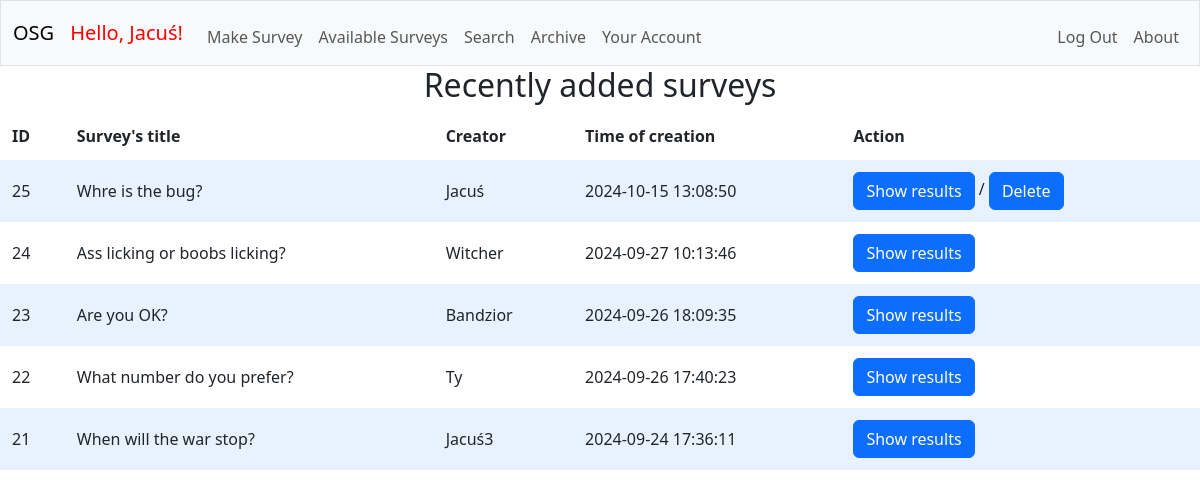
Screenshot of / (signed in) with the database file from the repository.
### tables this page shows
CREATE TABLE users (id INTEGER PRIMARY KEY AUTOINCREMENT NOT NULL, username TEXT NOT NULL, hash TEXT NOT NULL);

CREATE TABLE surveys (id INTEGER PRIMARY KEY AUTOINCREMENT NOT NULL, creator TEXT NOT NULL, question TEXT NOT NULL, time DATETIME NOT NULL, status TEXT NOT NULL DEFAULT 'active', FOREIGN KEY (creator) REFERENCES users(id));

### app.py (the view)
@app.route("/")
@login_required
def index():
    username = db.execute("SELECT username FROM users WHERE id = ?", session["user_id"])[0]["username"]
    surveys = db.execute("SELECT surveys.id AS survey_id, surveys.question, surveys.time, users.username FROM surveys JOIN users ON users.id = surveys.creator WHERE status = 'active' ORDER BY survey_id DESC LIMIT 5")
    user = db.execute("SELECT username FROM users WHERE id = ?", session["user_id"])[0]["username"]
    vote_check = []
    surveys_voted = db.execute("SELECT * FROM voted WHERE user = ?", session['user_id'])
    for survey in surveys_voted:
        vote_check.append(survey['survey'])
    return render_template("index.html", username=username, surveys=surveys, user=user, vote_check=vote_check)

### app.py (called while the page is built)
@app.after_request
def after_request(response):
    response.headers["Cache-Control"] = "no-cache, no-store, must-revalidate"
    response.headers["Expires"] = 0
    response.headers["Pragma"] = "no-cache"
    return response

### helpers.py (called while the page is built)
def login_required(f):
    @wraps(f) #keeps the attributes of the original function
    def decorated_function(*args, **kwargs):
        if session.get("user_id") is None:
            return redirect('/osurgen/login')
        return f(*args, **kwargs)
    return decorated_function

### templates/index.html (shortened to what this page needs)
{% extends "layout.html" %}
{% block main %}
    <h2 class="popup">Recently added surveys</h2>
    <table>
        <thead>
            <tr>
                <th>ID</th>
                <th>Survey's title</th>
                <th>Creator</th>
                <th>Time of creation</th>
                <th>Action</th>
            </tr>
        </thead>
        <tbody>
            {% for survey in surveys %}
                <form action="/osurgen/handle_form" method="post">
                    <tr>
                        <td>{{ survey['survey_id'] }}</td>
                        <td>{{ survey['question'] }}</td>
                        <td>{{ survey['username'] }}</td>
                        <td>{{ survey['time'] }}</td>
                        <td>
                        {% if survey['survey_id'] in vote_check: %}
                            <button class="btn btn-primary" type="submit" name="action" value="results">Show results</button>
                        {% else: %}
                            <button class="btn btn-primary" type="submit" name="action" value="vote">Vote</button>
                        {% endif %}
                        {% if user == survey["username"]: %}
                            /
                                <button class="btn btn-primary" type="submit" name="action" value="delete">Delete</button>
                        {% endif %}
                        </td>
                    </tr>
                </form>
            {% endfor %}
        </tbody>
    </table>
{% endblock %}

### templates/layout.html (shortened to what this page needs)
<!DOCTYPE html>
<html lang="en">
<head>
    <link href="https://cdn.jsdelivr.net/npm/bootstrap@5.3.3/dist/css/bootstrap.min.css" rel="stylesheet">
    <link href="/osurgen/static/styles.css" rel="stylesheet">
</head>
<body>
  <nav class="bg-light border navbar navbar-expand-md navbar-light">
    <div class="container-fluid">
        <a class="navbar-brand" href="{{ url_for('index') }}"><span>OSG</span></a>
        {% if session["user_id"] %}
        <a class="navbar-brand" href="{{ url_for('account') }}"><span id="hello">Hello, {{ session["username"]  }}!</span></a>
        {% endif %}
        <div class="collapse navbar-collapse" id="navbar">
            {% if session["user_id"] %}
                <ul class="navbar-nav me-auto mt-2">
                    <li class="nav-item"><a class="nav-link" href="{{ url_for('generate') }}">Make Survey</a></li>
                    <li class="nav-item"><a class="nav-link" href="{{ url_for('surveys') }}">Available Surveys</a></li>
                    <li class="nav-item"><a class="nav-link" href="{{ url_for('search') }}">Search</a></li>
                    <li class="nav-item"><a class="nav-link" href="{{ url_for('archive') }}">Archive</a></li>
                    <li class="nav-item"><a class="nav-link" href="{{ url_for('account') }}">Your Account</a></li>
                </ul>
                <ul class="navbar-nav ms-auto mt-2">
                    <li class="nav-item"><a class="nav-link" href="{{ url_for('logout') }}">Log Out</a></li>
                    <li class="nav-item"><a class="nav-link" href="{{ url_for('about') }}">About</a></li>
                </ul>
            {% endif %}
        </div>
    </div>
</nav>
<main>
  {% block main %}{% endblock %}
</main>
</body>
</html>

### static/styles.css (style rules this page uses)
.popup { text-align: center; }
table { background-color: transparent; margin-bottom: 1rem; width: 100%; }
table th, table td { padding: 0.75rem; vertical-align: middle; }
tbody tr:nth-of-type(odd) { background-color: rgb(179, 208, 255, 0.3) }
#hello { color: red; }

### rows the page displays
users: username "Jacuś"
surveys: survey_id "25", question "Whre is the bug?", username "Jacuś", time "2024-10-15 13:08:50", shows "Show results", shows "Delete"
surveys: survey_id "24", question "Ass licking or boobs licking?", username "Witcher", time "2024-09-27 10:13:46", shows "Show results"
surveys: survey_id "23", question "Are you OK?", username "Bandzior", time "2024-09-26 18:09:35", shows "Show results"
surveys: survey_id "22", question "What number do you prefer?", username "Ty", time "2024-09-26 17:40:23", shows "Show results"
surveys: survey_id "21", question "When will the war stop?", username "Jacuś3", time "2024-09-24 17:36:11", shows "Show results"
